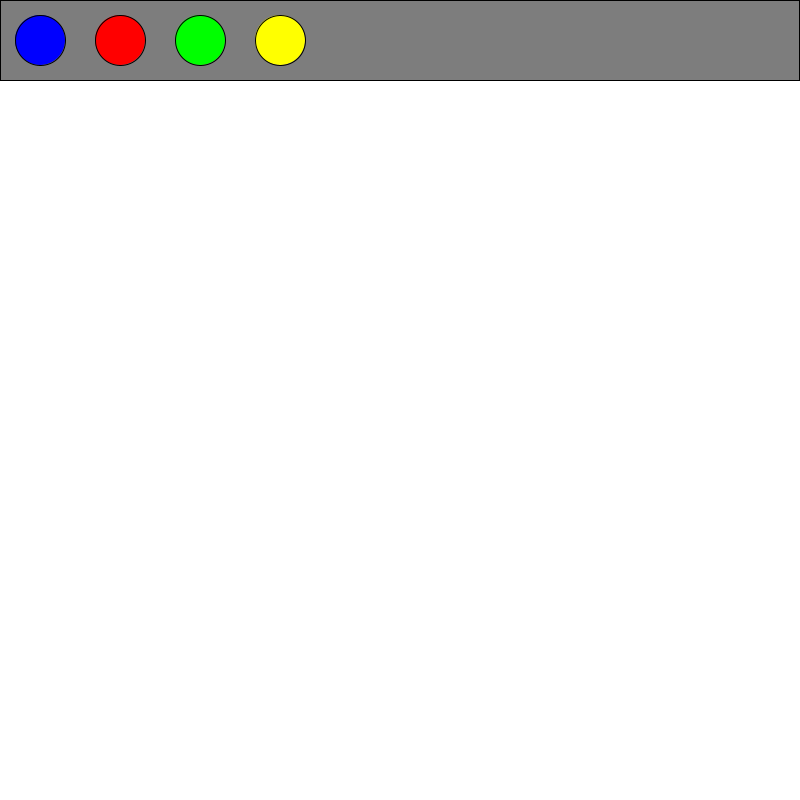
Frame 1 (no input)
Frame 60 (the mouse pressed at the canvas centre just before this capture): identical to frame 1, image omitted
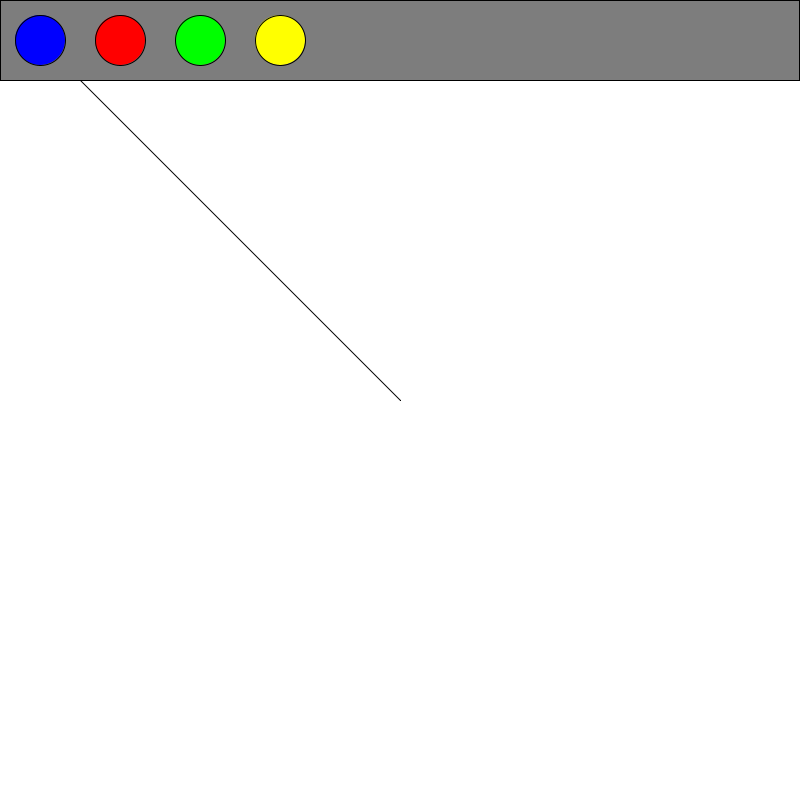
Frame 120 (the mouse held since frame 60 and released just before this capture)

The Processing sketch that drew these frames (run headless with seeded random() and noise(); from frame 60 on, the mouse is pressed at the canvas centre):

// Processing sketch: Paint_Program
// ── Paint_Program.pde
void setup(){
size(800,800);
background(256,256,256);

}

void draw() {
//manu
stroke(0);
fill(125,125,125);
rect(0,0,799,80);  

//blue colour
stroke(0); 
fill(0,0,256);
ellipse(40,40,50,50);

//red colour
stroke(0);
fill(256,0,0);
ellipse(120,40,50,50);

//green colour
stroke(0);
fill(0,256,0);
ellipse(200,40,50,50);

//yellow colour
stroke(0);
fill(256,256,0);
ellipse(280,40,50,50);

//drawing colour
stroke(0);
fill(0);
if (keyPressed == true) {
    fill(0,0,256);
  } else {
    fill(0);
line(mouseX,mouseY,pmouseX,pmouseY); 
  }
}
